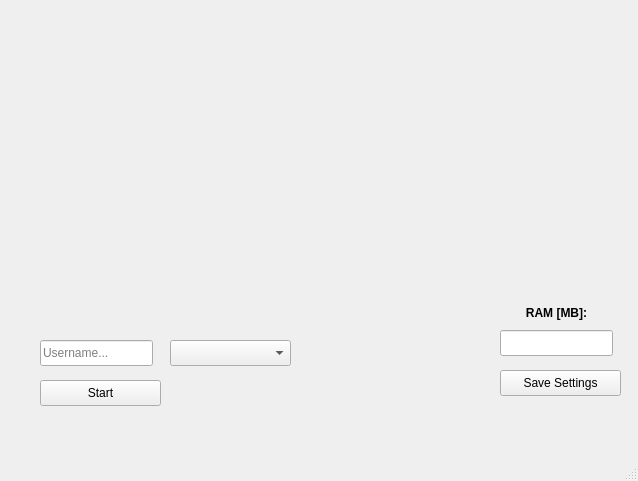
<?xml version="1.0" encoding="UTF-8"?>
<ui version="4.0">
 <class>MainWindow</class>
 <widget class="QMainWindow" name="MainWindow">
  <property name="geometry">
   <rect>
    <x>0</x>
    <y>0</y>
    <width>638</width>
    <height>481</height>
   </rect>
  </property>
  <property name="minimumSize">
   <size>
    <width>638</width>
    <height>481</height>
   </size>
  </property>
  <property name="maximumSize">
   <size>
    <width>638</width>
    <height>481</height>
   </size>
  </property>
  <property name="windowTitle">
   <string>MainWindow</string>
  </property>
  <widget class="QWidget" name="centralwidget">
   <widget class="QLabel" name="wallpaper">
    <property name="geometry">
     <rect>
      <x>-20</x>
      <y>-10</y>
      <width>671</width>
      <height>461</height>
     </rect>
    </property>
    <property name="text">
     <string/>
    </property>
    <property name="pixmap">
     <pixmap>wallpaper.png</pixmap>
    </property>
    <property name="scaledContents">
     <bool>true</bool>
    </property>
   </widget>
   <widget class="QPushButton" name="startButton">
    <property name="geometry">
     <rect>
      <x>40</x>
      <y>380</y>
      <width>121</width>
      <height>26</height>
     </rect>
    </property>
    <property name="text">
     <string>Start</string>
    </property>
   </widget>
   <widget class="QLineEdit" name="usernameText">
    <property name="geometry">
     <rect>
      <x>40</x>
      <y>340</y>
      <width>113</width>
      <height>26</height>
     </rect>
    </property>
    <property name="maxLength">
     <number>32</number>
    </property>
    <property name="placeholderText">
     <string>Username...</string>
    </property>
   </widget>
   <widget class="QComboBox" name="minecraftVersions">
    <property name="geometry">
     <rect>
      <x>170</x>
      <y>340</y>
      <width>121</width>
      <height>26</height>
     </rect>
    </property>
    <property name="placeholderText">
     <string>Versions</string>
    </property>
   </widget>
   <widget class="QPushButton" name="saveButton">
    <property name="geometry">
     <rect>
      <x>500</x>
      <y>370</y>
      <width>121</width>
      <height>26</height>
     </rect>
    </property>
    <property name="text">
     <string>Save Settings</string>
    </property>
   </widget>
   <widget class="QLineEdit" name="ramText">
    <property name="geometry">
     <rect>
      <x>500</x>
      <y>330</y>
      <width>113</width>
      <height>26</height>
     </rect>
    </property>
    <property name="text">
     <string/>
    </property>
   </widget>
   <widget class="QLabel" name="ramLabel">
    <property name="geometry">
     <rect>
      <x>500</x>
      <y>300</y>
      <width>113</width>
      <height>26</height>
     </rect>
    </property>
    <property name="autoFillBackground">
     <bool>true</bool>
    </property>
    <property name="text">
     <string>&lt;html&gt;&lt;head/&gt;&lt;body&gt;&lt;p align=&quot;center&quot;&gt;&lt;span style=&quot; font-weight:700;&quot;&gt;RAM [MB]:&lt;/span&gt;&lt;/p&gt;&lt;/body&gt;&lt;/html&gt;</string>
    </property>
   </widget>
  </widget>
  <widget class="QMenuBar" name="menubar">
   <property name="geometry">
    <rect>
     <x>0</x>
     <y>0</y>
     <width>638</width>
     <height>23</height>
    </rect>
   </property>
  </widget>
  <widget class="QStatusBar" name="statusbar"/>
 </widget>
 <resources/>
 <connections/>
</ui>
